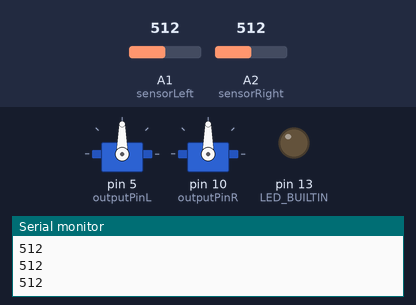
The sketch below on a simulated Arduino Uno, built with avr-gcc and run on an emulated ATmega328P. Parts: 2 × servo, output pins drawn as LEDs (lit = HIGH), the last lines printed to the serial monitor. Inputs (shaded band) come from the test bench; at power-on: A1 (sensorLeft) = 512, A2 (sensorRight) = 512.

Above: at 1.2 s.
1.3 s: A1 (sensorLeft) set to 482
At 1.46 s:
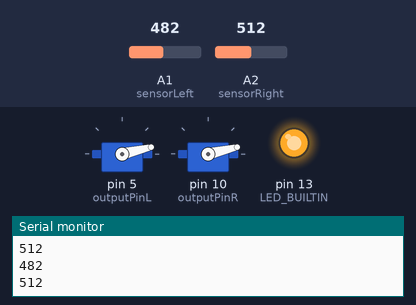
4.3 s: A1 (sensorLeft) set to 510
At 5.8 s:
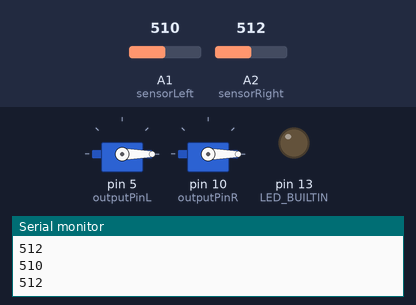
6.4 s: A2 (sensorRight) set to 491
At 6.86 s:
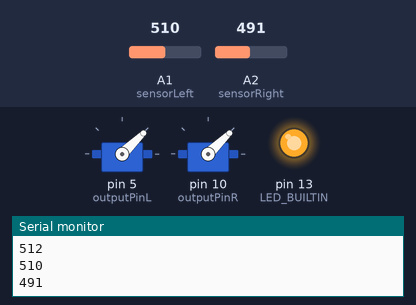
9.4 s: A2 (sensorRight) set to 510
At 10.7 s:
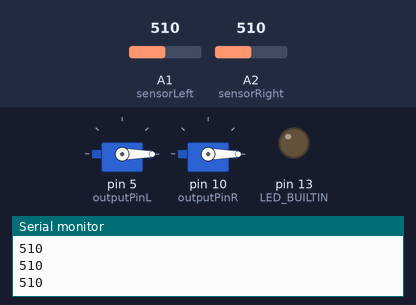
Timing chart, 0 to 12.4 s (numbered marks = the images above; inputs shaded):
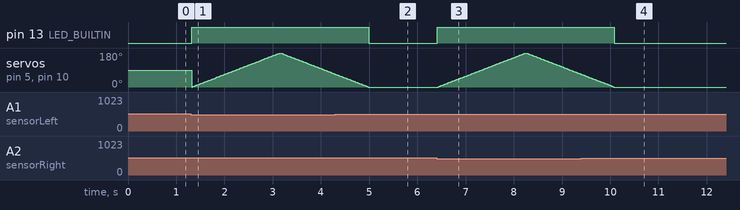

The sketch:

FinalProject.ino
```cpp
/*
 *  Final Project: Pet the Cat
 *  Stroke sensors sewn into a cat hat cause the ears to wiggle.
 *
 *  Created 3/4/20
 *  by Gina Gross
 *  for HCDE 439
 *  Modified from my own code for an old DXArts class
  */


#include <Servo.h>                // Include the servo library to control the servo

Servo myservoL;                   // Create servo object to control the left servo
                                  // A maximum of eight servo objects can be created

Servo myservoR;                   // Create servo object to control the right servo

int pos = 0;                      // Variable to store the servo position

int statusPin = LED_BUILTIN;      // Set up a pin we are going to use to indicate our status using an LED.

const int sensorLeft = A1;        // The left stroke sensor is connected to pin A5
const int sensorRight = A2;       // The right stroke sensor is connected to pin A2

const int outputPinL = 5;         // Initializing pin 5 for output
const int outputPinR = 10;        // Initializing pin 10 for output

int sensorValL = 0;               // Initialize the sensor values
int sensorValR = 0;


// Put your setup code here, to run once:
void setup() {
  myservoL.attach(outputPinL);   // attaches the servo on pin 5 (the left servo) to the servo object
  myservoR.attach(outputPinR);   // attached the servo on pin 10 (the right servo) to the servo object

  // Begin by setting up the Serial Port so we can output our results.
  Serial.begin(9600);

  // Ready an LED to indicate our status.
  pinMode(LED_BUILTIN, OUTPUT);

  // We want the stroke sensors to ensure a known state for the signal, so we are initializing their pins as INPUT_PULLUP
  pinMode(sensorLeft, INPUT_PULLUP);
  pinMode(sensorRight, INPUT_PULLUP);
}

// Put your main code here, to run repeatedly:
void loop() {

  // Read the values of the sensors and write them to the holding variables.
  sensorValL = analogRead(sensorLeft);
  sensorValR = analogRead(sensorRight);

  // Write these values to serial and wait very briefly before writing to the servos.
  Serial.println(sensorValL);
  Serial.println(sensorValR);
  delay(1);

  // Wiggle both ears at once

  if(sensorValL < 500 || sensorValR < 500) {
    digitalWrite(LED_BUILTIN, HIGH);

    for (pos = 0; pos <= 180; pos += 1) {    // left ear goes from 0 degrees to 180 degrees
      // in steps of 1 degree
      myservoL.write(pos);   // tell left servo to go to position in 'posL'
      myservoR.write(pos);   // tell right servo to go to position in 'posR'
      delay(10);              // wait 15ms for servo to reach position
    }
    for (pos = 180; pos >= 0; pos -= 1) {    // ears go from 180 to 0 degrees
      myservoL.write(pos);
      myservoR.write(pos);
      delay(10);
    }

// This is optional code for expanded functionality where stroking the left sensor triggers
// the left servo, and stroking the right sensor triggers the right servo. Currently trying to
// make this work caused more bugs than it was worth, so stroking the left sensor will trigger
// BOTH motors. I am keeping this code though so I still can work with it in the future.

 /* } if (sensorValR < 500) {
    for (posR = 0; posR <= 180; posR += 1) {    // right ear goes from 0 degrees to 180 degrees
      // in steps of 1 degree
      myservoR.write(posR);   // tell servo to go to position in 'posL'
      delay(15);              // wait 15ms for servo to reach position
    }
    for (posR = 180; posR >= 0; posR -= 1) {    // right ear goes from 180 to 0 degrees
      myservoR.write(posR);
      delay(15);
    }
  } if (sensorValL < 500 && sensorValR < 500) {
     for (posR = 0; posR <= 180; posR += 1) {    // right ear goes from 0 degrees to 180 degrees
      // in steps of 1 degree
      myservoR.write(posR);   // tell servo to go to position in 'posL'
      myservoL.write(posR);
      delay(15);              // wait 15ms for servo to reach position
    }
    for (posR = 180; posR >= 0; posR -= 1) {    // right ear goes from 180 to 0 degrees
      myservoR.write(posR);
      myservoL.write(posR);
      delay(15);
    } */
  // Now the code goes back to the else case for the left stroke sensor.
  } else {
    digitalWrite(LED_BUILTIN, LOW);

  }

}
```

Measured:
- the behaviour switches between 500 and 499 on A1 (sensorLeft) (found by bisection; images 0 and 1)
- the behaviour switches between 500 and 499 on A2 (sensorRight) (found by bisection; images 2 and 3)
- after the input at 1.3 s, pin 13 (LED_BUILTIN): LOW → HIGH at once
- after the input at 4.3 s, pin 13 (LED_BUILTIN): HIGH → LOW after 0.69 s; servo on pin 5 (outputPinL), servo on pin 10 (outputPinR): goes on until 5.0 s, then stays 0°
- after the input at 6.4 s, pin 13 (LED_BUILTIN): LOW → HIGH at once; servo on pin 5 (outputPinL), servo on pin 10 (outputPinR): rises from 0° to 180° in 1.8 s, then falls to 68° in 1.1 s
- after the input at 9.4 s, pin 13 (LED_BUILTIN): HIGH → LOW after 0.69 s; servo on pin 5 (outputPinL), servo on pin 10 (outputPinR): goes on until 10.1 s, then stays 0°
